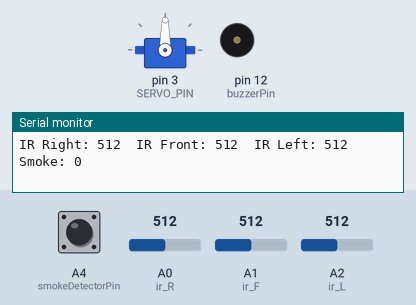
Bench run of a sketch on a simulated Arduino Uno, built with avr-gcc and run on an emulated ATmega328P. On the bench: servo, buzzer (waves = sounding, pin HIGH), the last lines printed to the serial monitor. The test bench sets the inputs (shaded band); at power-on: A0 (ir_R) = 512, A1 (ir_F) = 512, A2 (ir_L) = 512, A4 (smokeDetectorPin) LOW.

Above: at 1.2 s.
1.3 s: A0 (ir_R) set to 262
4.3 s: A0 (ir_R) set to 236
At 5.3 s:
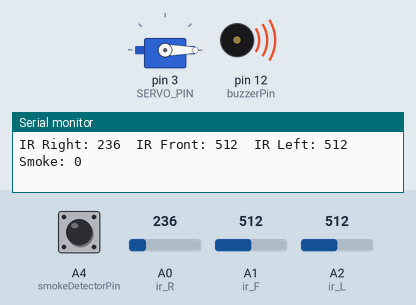
5.9 s: A1 (ir_F) set to 361
8.9 s: A1 (ir_F) set to 340
At 9.8 s:
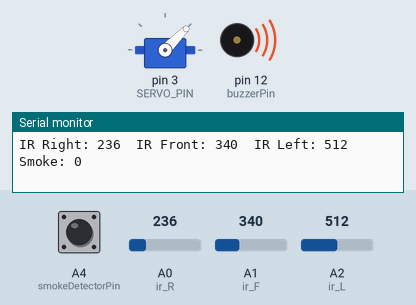
10.4 s: A0 (ir_R) set to 260
At 11.0 s:
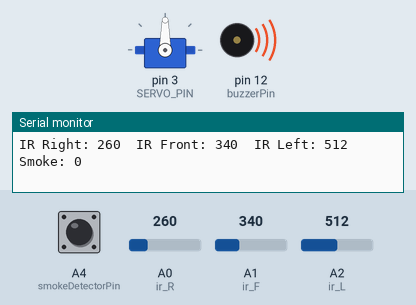
11.9 s: A2 (ir_L) set to 257
14.9 s: A2 (ir_L) set to 232
At 15.7 s:
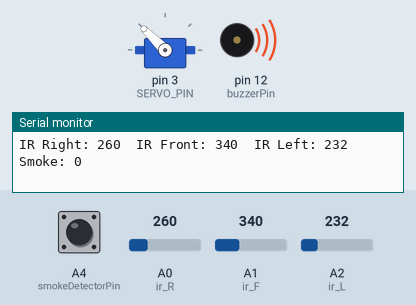
Timing chart, 0 to 17.4 s (numbered marks = the images above; inputs shaded):
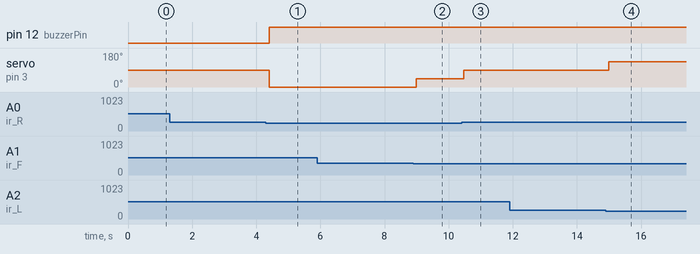

The sketch:

IRAndServo.ino
```cpp
#include <Servo.h>

#define ir_R A0 // Right IR sensor
#define ir_F A1 // Front IR sensor
#define ir_L A2 // Left IR sensor
#define smokeDetectorPin A4 // Smoke detector pin moved to A4
#define buzzerPin 12 // Buzzer pin

Servo myServo; // Create a Servo object
#define SERVO_PIN 3 // Use pin 3 for servo control

void setup() {
  Serial.begin(9600); // Start serial communication
  pinMode(ir_R, INPUT);
  pinMode(ir_F, INPUT);
  pinMode(ir_L, INPUT);
  pinMode(smokeDetectorPin, INPUT); // Initialize smoke detector pin
  pinMode(buzzerPin, OUTPUT); // Initialize buzzer pin

  myServo.attach(SERVO_PIN); // Attach the servo to the specified pin
  myServo.write(90); // Start the servo at the center position (facing forward)
}

void loop() {
  int s1 = analogRead(ir_R);
  int s2 = analogRead(ir_F);
  int s3 = analogRead(ir_L);
  int smokeValue = digitalRead(smokeDetectorPin); // Read smoke detector value

  Serial.print("IR Right: ");
  Serial.print(s1);
  Serial.print("\tIR Front: ");
  Serial.print(s2);
  Serial.print("\tIR Left: ");
  Serial.print(s3);
  Serial.print("\tSmoke: ");
  Serial.println(smokeValue);
  delay(50);

  // Fire detection logic
  if (s2 < 350) {
    digitalWrite(buzzerPin, HIGH); // Activate buzzer when fire is detected
    if(s1 < 250) {
      myServo.write(45) ;// Point between pins 1 and 2
    }
    else if(s3 < 250) {
      myServo.write(135) ;// Point between pins 2 and 3
    }
    else {
      myServo.write(90); // Point servo to the front
    }
  }
  else if (s1 < 250) {
    digitalWrite(buzzerPin, HIGH); // Activate buzzer when fire is detected
    myServo.write(0); // Point servo to the left
  }
  else if (s3 < 250) {
    digitalWrite(buzzerPin, HIGH); // Activate buzzer when fire is detected
    myServo.write(180); // Point servo to the right
  }
  // Smoke detection logic
  else if (smokeValue == HIGH) {
    digitalWrite(buzzerPin, HIGH); // Activate buzzer when smoke is detected
    myServo.write(90); // Point servo to the front (or any default position)
  }
  else {
    digitalWrite(buzzerPin, LOW); // Deactivate buzzer when no fire or smoke is detected
    myServo.write(90); // Reset servo to center position
  }

  delay(10);
}
```

Measured:
- the behaviour switches between 250 and 249 on A0 (ir_R) (found by bisection; images 0 and 1)
- the behaviour switches between 350 and 349 on A1 (ir_F) (found by bisection; images 1 and 2)
- the behaviour switches between 250 and 249 on A2 (ir_L) (found by bisection; images 3 and 4)
- after the input at 4.3 s, pin 12 (buzzerPin): LOW → HIGH after 0.10 s; servo on pin 3 (SERVO_PIN): 90° → 0° after 0.10 s
- after the input at 8.9 s, servo on pin 3 (SERVO_PIN): 0° → 45° after 0.09 s
- after the input at 10.4 s, servo on pin 3 (SERVO_PIN): 45° → 90° after 0.06 s
- after the input at 14.9 s, servo on pin 3 (SERVO_PIN): 90° → 135° after 0.10 s
